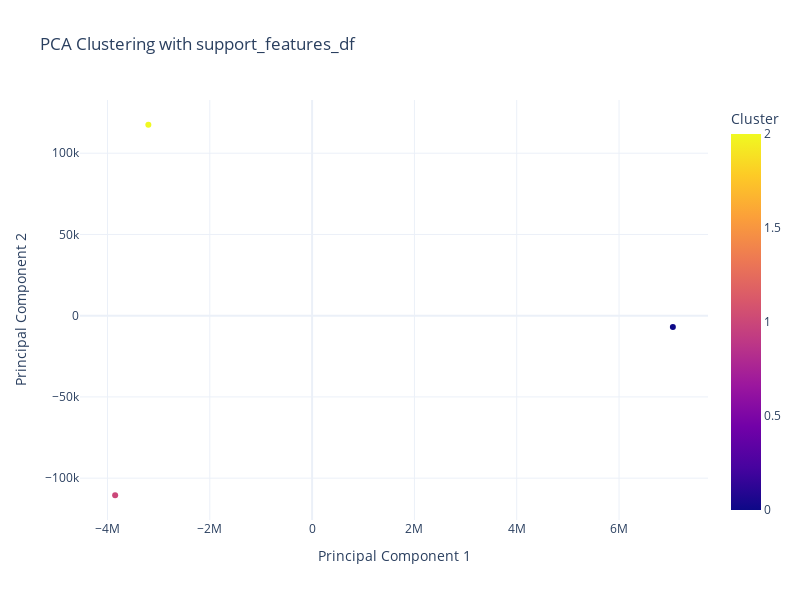

The code cell stored with this chart in its notebook:
### Code cell
import plotly.express as px
import pandas as pd
from sklearn.decomposition import PCA
from sklearn.cluster import KMeans
import dash
from dash import dcc, html
from dash.dependencies import Input, Output

# Assuming class_features_df is already defined and contains the necessary data
# Drop the 'State' column if it exists, otherwise, drop any non-numeric columns
data_numeric = support_features_df.drop('State', axis=1, errors='ignore')

# Perform PCA
pca = PCA(n_components=2)
pca_data = pca.fit_transform(data_numeric.T)  # Transpose to perform PCA on columns

# Create a DataFrame for visualization
plot_data = pd.DataFrame({
    'PC1': pca_data[:, 0],
    'PC2': pca_data[:, 1],
    'Feature': data_numeric.columns
})

# Perform clustering on PCA-transformed data
kmeans = KMeans(n_clusters=3)  # Adjust number of clusters as needed
clusters = kmeans.fit_predict(pca_data)

# Add cluster information to the DataFrame
plot_data['Cluster'] = clusters

# Create an interactive scatter plot using Plotly
fig = px.scatter(plot_data, x='PC1', y='PC2', color='Cluster', hover_name='Feature', 
                 title='PCA Clustering with support_features_df', labels={'PC1': 'Principal Component 1', 'PC2': 'Principal Component 2'},
                 template='plotly_white', width=800, height=600)

# Show the plot
fig.show()

### Figure 1 — Plotly figure (JSON) as saved in the notebook; plotly's stock layout.template omitted (floating-point values rounded to 4 significant figures)
{"data": [{"hovertemplate": "<b>%{hovertext}</b><br><br>Principal Component 1=%{x}<br>Principal Component 2=%{y}<br>Cluster=%{marker.color}<extra></extra>", "hovertext": ["AVERAGE DAILY ATTENDANCE (STATE AND NCES DEFINITION)", "PER PUPIL EXPENDITURES", "Average_Enrollment"], "legendgroup": "", "marker": {"color": [2, 0, 1], "coloraxis": "coloraxis", "symbol": "circle"}, "mode": "markers", "name": "", "orientation": "v", "showlegend": false, "type": "scatter", "x": [-3201000.0, 7052000.0, -3851000.0], "xaxis": "x", "y": [117500.0, -6997.0, -110500.0], "yaxis": "y"}], "layout": {"coloraxis": {"colorbar": {"title": {"text": "Cluster"}}, "colorscale": [[0, "#0d0887"], [0.1111, "#46039f"], [0.2222, "#7201a8"], [0.3333, "#9c179e"], [0.4444, "#bd3786"], [0.5556, "#d8576b"], [0.6667, "#ed7953"], [0.7778, "#fb9f3a"], [0.8889, "#fdca26"], [1, "#f0f921"]]}, "height": 600, "legend": {"tracegroupgap": 0}, "title": {"text": "PCA Clustering with support_features_df"}, "width": 800, "xaxis": {"anchor": "y", "domain": [0, 1], "title": {"text": "Principal Component 1"}}, "yaxis": {"anchor": "x", "domain": [0, 1], "title": {"text": "Principal Component 2"}}}}
